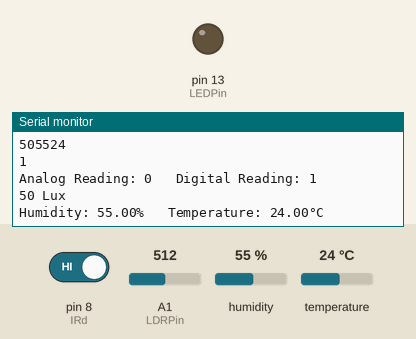
The sketch below on a simulated Arduino Uno, built with avr-gcc and run on an emulated ATmega328P. Parts: output pins drawn as LEDs (lit = HIGH), the last lines printed to the serial monitor. Inputs (shaded band) come from the test bench; at power-on: A1 (LDRPin) = 512, pin 8 (IRd) HIGH, humidity 55 %, temperature 24 °C.

Above: at 1.2 s.
1.3 s: A1 (LDRPin) set to 838
At 1.46 s:
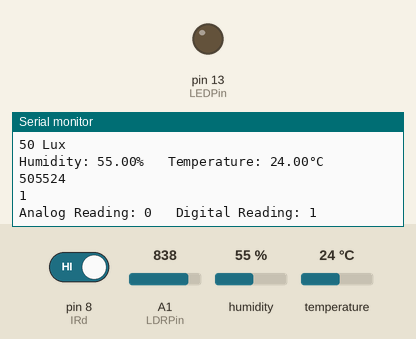
7.4 s: A1 (LDRPin) set to 864
At 7.63 s:
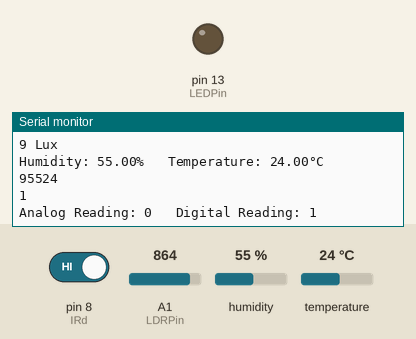
Timing chart, 0 to 10.4 s (numbered marks = the images above; inputs shaded):
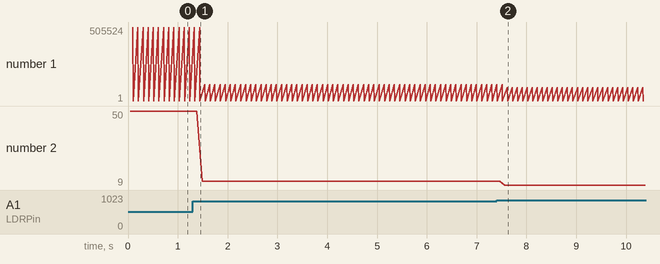

Measured:
- after the input at 7.4 s, the serial monitor: prints a new line after 0.16 s (image 2)
- plotted number 2: 50 → 11 after the input at 1.3 s, 11 → 9 after the input at 7.4 s

The sketch:

flashto_arduinouno.ino
```cpp
// Includes the needed libraries
#include <DHT.h>
#include <Wire.h>

// Defining the variables
#define IRd           8
#define LDRPin        A1
#define DHTPin        9
#define DHTType       DHT22
#define SLAVE_ADDRESS 0x04        // Defining this Arduino as a slave to the Raspberry Pi
#define ADCValue      0.0048828125

// Initialise the DHT sensor
DHT dht(DHTPin, DHTType);

// Defining the flag used to stop the program
bool done = false;

// Toggling built-in LED for verifying that the program is working
int LEDPin = 13;

// Defining the variables used for data collection
int ldrValue, luxValue;
int IRAnalog, IRDigital;
byte imu_data[] = {0, 0, 0, 0};

// Initialise the LED for testing purposes
boolean ledOn = false;

// Callback for received data
void processMessage(int n){
  char ch = Wire.read();
  if(ch == '1'){
    toggleLED();
  }
}
// Ending the program
void end_program(){
  // Used for reading data from the serial monitor
  char ch;
  // Check to see if ! is available to be read
  if(Serial.available()){
    // Read the character
    ch = Serial.read();
    // End the program if exclamation point is entered in the serial monitor
    if(ch == '!'){
      done = true;
      Serial.println("Finished recording data");
    }
  }
}

// Method to toggle the LED for testing
void toggleLED(){
  ledOn = !ledOn;
  digitalWrite(LEDPin, ledOn);
}

// Executes when request is received from Raspberry Pi
void sendIMUReading(){
  Wire.write(imu_data, 4);
}

void setup() {
  // Initialising the serial monitor
  Serial.begin(9600);
  pinMode(LEDPin, OUTPUT);
  Wire.begin(SLAVE_ADDRESS);
  Wire.onReceive(processMessage); // Used to specify a function when data is received from Master
  Wire.onRequest(sendIMUReading); // Used to specify a function when the Master requests data

  // Setting the pin to output or input
  pinMode(IRd, INPUT);

  dht.begin();
}

void loop() {
    // Calibrates the LDR and converts it to output in Lux
    ldrValue = analogRead(LDRPin);
	  luxValue = int(250.0/(ADCValue*ldrValue)-50.0);

    // Reads the analog and digital value of TCRT5000
    IRDigital = digitalRead(IRd);

    // Reads the temperature or humidity for DHT22
    float humid = dht.readHumidity();
    float temp = dht.readTemperature();
    Serial.print("Analog Reading: "); Serial.print(IRAnalog);
    Serial.print("\t Digital Reading: "); Serial.println(IRDigital);
    Serial.print(luxValue); Serial.println(" Lux");
    Serial.print("Humidity: "); Serial.print(humid);Serial.print("%");
    Serial.print("\t Temperature: "); Serial.print(temp);Serial.println("°C");

    imu_data[0] = luxValue;
    imu_data[1] = humid;
    imu_data[2] = temp;
    imu_data[3] = IRDigital;
    Serial.print(imu_data[0]); Serial.print(imu_data[1]); Serial.println(imu_data[2]); Serial.println(imu_data[3]);
    end_program();
}
```
